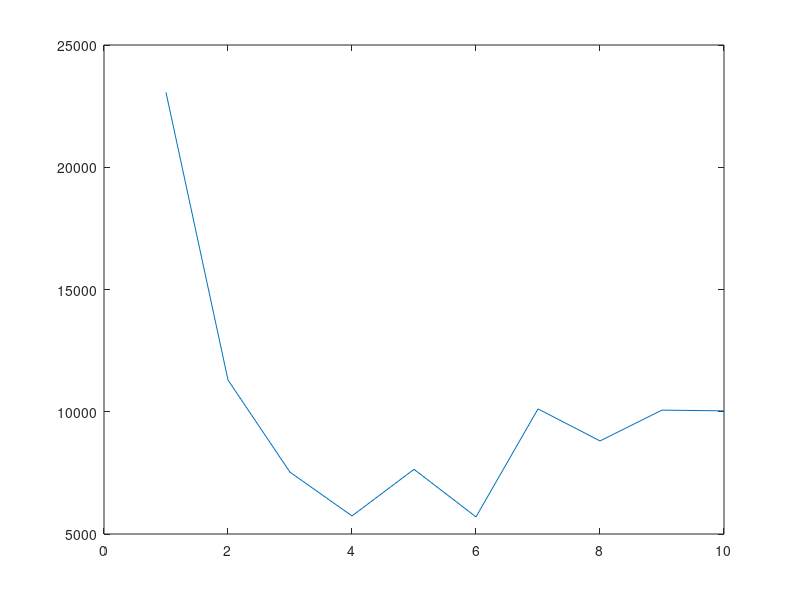

Reproduce this figure in MATLAB.


numbers = 10:-1:1;
freq = [0, 0, 0, 0, 0, 0, 0, 0, 0, 0];
for n = 1:100000
    lol = rand(2);
    d = det(lol);
    d = abs(9876543 * d);
    d = floor(d);
    for i = 10:-1:1
        x = mod(d, i);
        if x == 0
            freq(11 - i) = freq(11 - i) + 1;
            break
        end
    end
end

numbers;
freq;

plot(numbers, freq)

